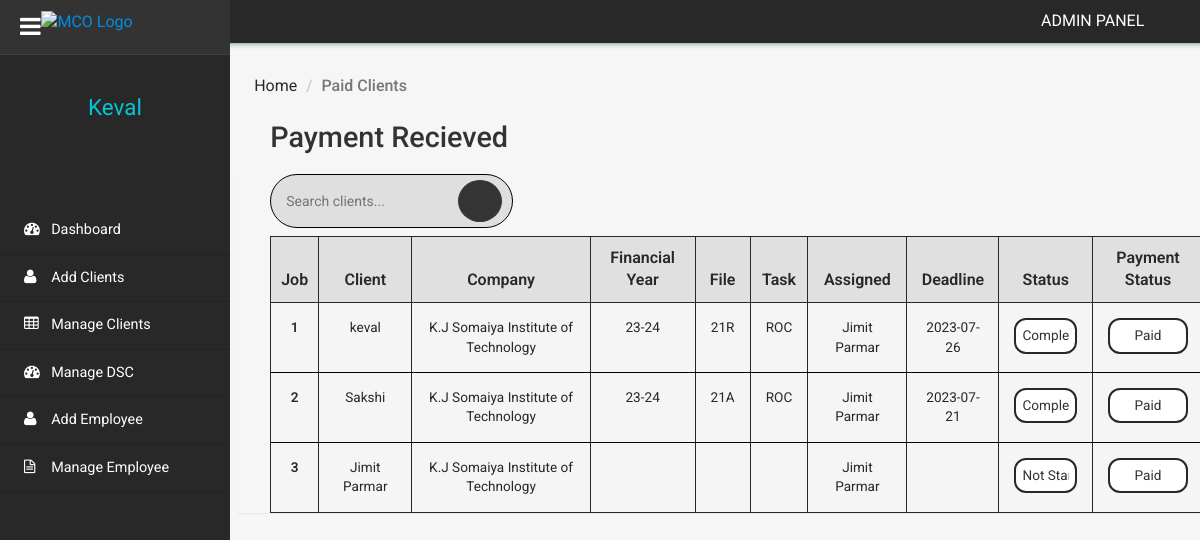
The app's page /clientms/admin/payment-done.php (signed in) with its own data.
### tables this page shows
CREATE TABLE `tblclient` (
  `ID` int(10) NOT NULL,
  `ContactName` varchar(30) DEFAULT NULL,
  `CompanyName` varchar(120) DEFAULT NULL,
  `Notes` mediumtext DEFAULT NULL,
  `ClientAddedBy` varchar(20) DEFAULT NULL,
  `deadline` date DEFAULT NULL,
  `Tag` varchar(20) DEFAULT NULL,
  `financialyear` varchar(15) DEFAULT NULL,
  `file` varchar(15) DEFAULT NULL,
  `budgethrs` int(10) DEFAULT NULL,
  `actualhrs` int(10) DEFAULT NULL,
  `expense` varchar(30) DEFAULT NULL,
  `remark` text DEFAULT NULL,
  `CreationDate` timestamp NULL DEFAULT current_timestamp(),
  `Status` varchar(20) NOT NULL DEFAULT 'Not Started',
  `PaymentStatus` varchar(12) NOT NULL DEFAULT 'Pending',
  `expiryDate1` date DEFAULT NULL,
  `expiryDate2` date DEFAULT NULL,
  `expiryDate3` date DEFAULT NULL
);

CREATE TABLE `tblemployee` (
  `EmployeeID` int(11) NOT NULL,
  `EmployeeName` varchar(255) DEFAULT NULL,
  `EmployeePhnumber` bigint(10) DEFAULT NULL,
  `Password` text DEFAULT 'password',
  `CreationDate` timestamp NOT NULL DEFAULT current_timestamp()
);

### clientms/admin/payment-done.php (the view, shortened to what this page needs)
<?php
include('includes/dbconnection.php');
if (strlen($_SESSION['clientmsaid']) == 0) {
    header('location:logout.php');
} else {
    function getAssignedEmployeeName($clientId){
        global $dbh;
        $sql = "SELECT e.EmployeeName
                FROM tblassignments a
                JOIN tblemployee e ON a.EmployeeID = e.EmployeeID
                WHERE a.ID = :clientId";
        $query = $dbh->prepare($sql);
        $query->bindParam(':clientId', $clientId, PDO::PARAM_INT);
        $query->execute();
        $result = $query->fetch(PDO::FETCH_ASSOC);
        if ($result) {
            return htmlentities($result['EmployeeName']);
        }
    }
    $sql = "SELECT * FROM tblclient WHERE PaymentStatus = 'Paid'";
		$query = $dbh->prepare($sql);
		$query->execute();
		$clients = $query->fetchAll(PDO::FETCH_OBJ);
}
?>
<!DOCTYPE HTML>
<html>
<head>
    <link href="css/bootstrap.min.css" rel='stylesheet' type='text/css' />
    <link href="css/style.css" rel='stylesheet' type='text/css' />
    <link href="css/font-awesome.css" rel="stylesheet">
    <link rel="stylesheet" href="css/icon-font.min.css" type='text/css' />
</head>
<body>
    <div class="page-container">
        <div class="left-content">
            <div class="inner-content">
                <?php include_once('includes/header.php');?>
                <div class="outter-wp">
                    <div class="sub-heard-part">
                        <ol class="breadcrumb m-b-0">
                            <li><a href="dashboard.php">Home</a></li>
                            <li class="active">Paid Clients</li>
                        </ol>
                    </div>
                    <div class="graph-visual tables-main">
                        <h3 class="inner-tittle two">Payment Recieved</h3>
                        <div class="graph">
                        <div class="search-bar-container">
                            <div class="search-bar">
                                <form method="GET" action="">
                                    <input type="text" name="search" placeholder="Search clients...">
                                    <button type="submit"><i class = "lnr lnr-magnifier"></i></button>
                                </form>
                            </div>
                        </div>
                            <div class="tables">
                                <table class="table" border="1" id="client-table">
                                    <thead>
                                    <tr>
                                            <th>Job</th>
                                            <th >Client </th>
                                            <th>Company</th>
                                            <th>Financial Year</th>
                                            <th>File</th>
                                            <th>Task</th>
                                            <th>Assigned</th>
                                            <th>Deadline</th>
                                            <th>Status</th>
                                            <th>Payment Status</th>
                                        </tr>
                                    </thead>
                                    <tbody>
                                        <?php
                                        $cnt = 1;
                                        if (!empty($clients)) {
                                            foreach ($clients as $client) {
                                        ?>
                                                <tr class="active">
                                                    <th scope="row"><?php echo htmlentities($cnt); ?></th>
                                                    <td onclick="window.location.href='edit-client-details.php?addid=<?php echo $client->ID; ?>'"><?php echo htmlentities($client->ContactName); ?></td>
                                                    <td onclick="window.location.href='edit-client-details.php?addid=<?php echo $client->ID; ?>'"><?php echo htmlentities($client->CompanyName); ?></td>
                                                    <td onclick="window.location.href='edit-client-details.php?addid=<?php echo $client->ID; ?>'"><?php echo htmlentities($client->financialyear); ?></td>
                                                    <td onclick="window.location.href='edit-client-details.php?addid=<?php echo $client->ID; ?>'"><?php echo htmlentities($client->file); ?></td>
                                                    <td onclick="window.location.href='edit-client-details.php?addid=<?php echo $client->ID; ?>'"><?php echo htmlentities($client->Tag); ?></td>
                                                    <td onclick="window.location.href='edit-client-details.php?addid=<?php echo $client->ID; ?>'"><?php echo getAssignedEmployeeName($client->ID); ?></td>
                                                    <td onclick="window.location.href='edit-client-details.php?addid=<?php echo $client->ID; ?>'"><?php echo htmlentities($client->deadline); ?></td>
                                                    <td>
                                                        <select name="status" onchange="updateStatus('<?php echo $client->ID; ?>', this.value)">
                                                            <option value="Not Started" <?php if ($client->Status == 'Not Started') echo 'selected'; ?>>Not Started</option>
                                                            <option value="Completed" <?php if ($client->Status == 'Completed') echo 'selected'; ?>>Completed</option>
                                                        </select>
                                                    </td>
                                                    <td>
                                                    <select name="payment_status" onchange="updatePaymentStatus('<?php echo $client->ID; ?>', this.value)">
                                                        <option value="Paid" <?php if ($client->PaymentStatus == 'Paid') echo 'selected'; ?>>Paid</option>
                                                    </select>
                                                    </td>
                                                </tr>
                                        <?php
                                                $cnt++;
                                            }
                                        }
                                        ?>
                                    </tbody>
                                </table>
                            </div>
                        </div>
                    </div>
                </div>
            </div>
        </div>
        <?php include_once('includes/sidebar.php');?>
    </div>
</body>
</html>

### clientms/admin/includes/sidebar.php (shortened to what this page needs)
 <div class="sidebar-menu">
    <header class="logo">
        <a href="#" class="sidebar-icon"> <span class="fa fa-bars"></span> </a> <a href="dashboard.php"> <span id="logo"> <img src="https://imgur.com/b87Yw8H.png" alt="MCO Logo" style="width: 55%; margin-left: -10%; margin-top: -11%">
</span>
        </a>
    </header>
    <div class="down">
        <?php
$aid=$_SESSION['clientmsaid'];
$sql="SELECT AdminName from  tbladmin where ID=:aid";
$query = $dbh -> prepare($sql);
$query->bindParam(':aid',$aid,PDO::PARAM_STR);
$query->execute();
$results=$query->fetchAll(PDO::FETCH_OBJ);
$cnt=1;
if($query->rowCount() > 0)
{
foreach($results as $row)
{               ?>
        <a href="dashboard.php"><span class=" name-caret"><?php  echo $row->AdminName;?></span></a><br>
        <?php $cnt=$cnt+1;}} ?>
        <ul>
            <li><a class="tooltips" href="admin-profile.php"><span>Profile</span><i class="lnr lnr-user"></i></a></li>
            <li><a class="tooltips" href="change-password.php"><span>Settings</span><i class="lnr lnr-cog"></i></a></li>
            <li><a class="tooltips" href="logout.php"><span>Log out</span><i class="lnr lnr-power-switch"></i></a></li>
        </ul>
    </div>
    <div class="menu">
        <ul id="menu" >
            <li><a href="dashboard.php"><i class="fa fa-tachometer"></i> <span>Dashboard</span></a></li>
            <li><a href="add-client.php"><i class="fa fa-user"></i> <span>Add Clients</span></a></li>
            <li><a href="manage-client.php"><i class="fa fa-table"></i> <span>Manage Clients</span></a></li>
            <li><a href="manage-dsc.php"><i class="fa fa-tachometer"></i> <span>Manage DSC</span></a></li>
            <li><a href="add-employee.php"><i class="fa fa-user"></i> <span>Add Employee</span></a></li>
            <li><a href="manage-employee.php"><i class="fa fa-file-text-o"></i> <span>Manage Employee</span></a></li>
        </ul>
    </div>
</div>

### records on screen
tblclient: ContactName "keval", CompanyName "K.J Somaiya Institute of Technology", financialyear "23-24", file "21R", Tag "ROC", ID.EmployeeName "Jimit Parmar", deadline "2023-07-26", status "Completed", payment_status "Paid"
tblclient: ContactName "Sakshi", CompanyName "K.J Somaiya Institute of Technology", financialyear "23-24", file "21A", Tag "ROC", ID.EmployeeName "Jimit Parmar", deadline "2023-07-21", status "Completed", payment_status "Paid"
tblclient: ContactName "Jimit Parmar", CompanyName "K.J Somaiya Institute of Technology", ID.EmployeeName "Jimit Parmar", status "Not Started", payment_status "Paid"

### other values on screen
$row->AdminName "Keval"
